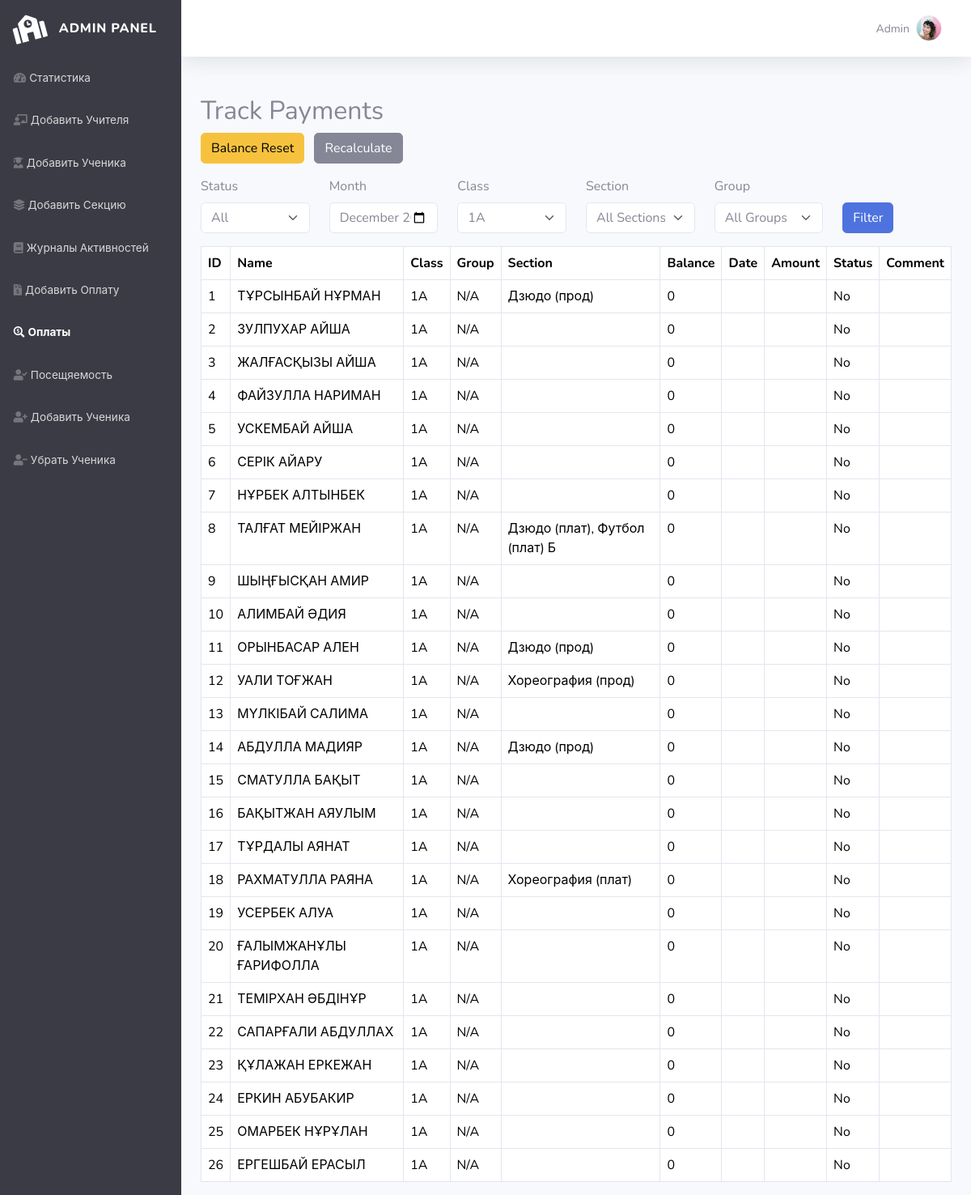
Screenshot of /php/public/admin/track_payments.php?class=1A (signed in) with the database file from the repository.
### tables this page shows
CREATE TABLE `students` (
  `student_id` int(11) NOT NULL,
  `student_surname` varchar(255) NOT NULL,
  `student_name` varchar(255) NOT NULL,
  `student_class` varchar(255) NOT NULL,
  `group_id` varchar(255) DEFAULT NULL,
  `add_info` varchar(255) DEFAULT NULL,
  `section_ids` longtext DEFAULT '["null", "null", "null", "null", "null"]' CHECK (json_valid(`section_ids`)),
  `balance` int(11) DEFAULT 0
);

### php/public/admin/track_payments.php (the view, shortened to what this page needs)
<?php
$conn = (new Database())->getConnection();
$class_query = "SELECT DISTINCT student_class FROM students ORDER BY student_class";
$classes = $conn->query($class_query)->fetchAll(PDO::FETCH_COLUMN);
$filter_status = $_GET['status'] ?? 'all';
$filter_date = $_GET['month'] ?? date('Y-m');
$filter_class = $_GET['class'] ?? '';
$payment_query = "
    SELECT students.student_id, students.student_surname, students.student_name, students.student_class,
           students.group_id, students.section_ids, students.balance, payment.payment_date, payment.amount,
           payment.is_paid, payment.add_info
    FROM students
    LEFT JOIN payment ON students.student_id = payment.student_id
    AND DATE_FORMAT(payment.payment_date, '%Y-%m') = :filter_date
    WHERE 1 = 1
";
if (!empty($filter_class)) {
    $payment_query .= " AND students.student_class = :filter_class";
}
$payment_stmt = $conn->prepare($payment_query);
$payment_stmt->bindParam(':filter_date', $filter_date);
if (!empty($filter_class)) $payment_stmt->bindParam(':filter_class', $filter_class);
$payment_stmt->execute();
$payments = $payment_stmt->fetchAll(PDO::FETCH_ASSOC);
function getSectionNames($conn, $section_ids_json)
{
    $section_ids = json_decode($section_ids_json, true);
    $placeholders = implode(',', array_fill(0, count($section_ids), '?'));
    $stmt = $conn->prepare("SELECT section_name FROM sections WHERE section_id IN ($placeholders)");
    $stmt->execute($section_ids);
    $section_names = $stmt->fetchAll(PDO::FETCH_COLUMN);
    return implode(', ', $section_names);
}
?>
<!DOCTYPE html>
<html lang="en">
<head>
    <link rel="stylesheet" href="../../assets/bootstrap/css/bootstrap.min.css">
    <link rel="stylesheet" href="../../assets/fonts/fontawesome-all.min.css">
</head>
<body id="page-top">
    <div id="wrapper">
        <nav class="navbar align-items-start sidebar sidebar-dark bg-dark p-0">
            <div class="container-fluid d-flex flex-column p-0">
                <a class="navbar-brand d-flex justify-content-center align-items-center sidebar-brand m-0" href="#">
                    <div class="sidebar-brand-icon rotate-n-15"><i class="fas fa-school"></i></div>
                    <div class="sidebar-brand-text mx-3"><span>Admin Panel</span></div>
                </a>
                <ul class="navbar-nav text-light" id="accordionSidebar">
                    <li class="nav-item"><a class="nav-link" href="dashboard.php"><i class="fas fa-tachometer-alt"></i><span>Статистика</span></a></li>
                    <li class="nav-item"><a class="nav-link" href="manage_teachers.php"><i class="fas fa-chalkboard-teacher"></i><span>Добавить Учителя</span></a></li>
                    <li class="nav-item"><a class="nav-link" href="manage_students.php"><i class="fas fa-user-graduate"></i><span>Добавить Ученика</span></a></li>
                    <li class="nav-item"><a class="nav-link" href="manage_sections.php"><i class="fas fa-layer-group"></i><span>Добавить Секцию</span></a></li>
                    <li class="nav-item"><a class="nav-link" href="log.php"><i class="fas fa-book"></i><span>Журналы Активностей</span></a></li>
                    <li class="nav-item"><a class="nav-link" href="manage_payments.php"><i class="fas fa-file-invoice-dollar"></i><span>Добавить Оплату</span></a></li>
                    <li class="nav-item"><a class="nav-link active" href="track_payments.php"><i class="fas fa-search-dollar"></i><span>Оплаты</span></a></li>
                    <li class="nav-item"><a class="nav-link" href="attendance.php"><i class="fas fa-user-check"></i><span>Посещяемость</span></a></li>
                    <li class="nav-item"><a class="nav-link" href="add_student.php"><i class="fas fa-user-plus"></i><span>Добавить Ученика</span></a></li>
                    <li class="nav-item"><a class="nav-link" href="remove_student.php"><i class="fas fa-user-minus"></i><span>Убрать Ученика</span></a></li>
                </ul>
            </div>
        </nav>
        <div class="d-flex flex-column" id="content-wrapper">
            <div id="content">
                <nav class="navbar navbar-expand bg-white shadow mb-4 topbar static-top navbar-light">
                    <div class="container-fluid">
                        <ul class="navbar-nav flex-nowrap ms-auto">
                            <li class="nav-item dropdown no-arrow">
                                <a class="dropdown-toggle nav-link" aria-expanded="false" data-bs-toggle="dropdown" href="#">
                                    <span class="d-none d-lg-inline me-2 text-gray-600 small">Admin</span>
                                    <img class="border rounded-circle img-profile" src="../../assets/img/avatars/avatar1.jpeg">
                                </a>
                            </li>
                        </ul>
                    </div>
                </nav>
                <div class="container mt-5">
                    <h2>Track Payments</h2>
                    <div class="row mb-3">
                        <div class="col-md-6">
                            <form method="POST" action="" id="resetForm" class="d-inline" onsubmit="return confirmReset();">
                                <button type="submit" name="reset_balance" class="btn btn-warning me-2">Balance Reset</button>
                            </form>
                            <button type="button" class="btn btn-secondary" id="discountButton">Recalculate</button>
                        </div>
                    </div>
                    <form method="GET" class="mb-3">
                        <div class="row">
                            <div class="col-md-2">
                                <label for="status" class="form-label">Status</label>
                                <select class="form-select" id="status" name="status">
                                    <option value="all" <?= $filter_status === 'all' ? 'selected' : '' ?>>All</option>
                                </select>
                            </div>
                            <div class="col-md-2">
                                <label for="month" class="form-label">Month</label>
                                <input type="month" class="form-control" id="month" name="month" value="<?= $filter_date ?>">
                            </div>
                            <div class="col-md-2">
                                <label for="class" class="form-label">Class</label>
                                <select class="form-select" id="class" name="class">
                                    <?php foreach ($classes as $class): ?>
                                        <option value="<?= $class ?>" <?= $filter_class === $class ? 'selected' : '' ?>><?= $class ?></option>
                                    <?php endforeach; ?>
                                </select>
                            </div>
                            <div class="col-md-2">
                                <label for="section" class="form-label">Section</label>
                                <select class="form-select" id="section" name="section">
                                    <option value="">All Sections</option>
                                </select>
                            </div>
                            <div class="col-md-2">
                                <label for="group" class="form-label">Group</label>
                                <select class="form-select" id="group" name="group">
                                    <option value="">All Groups</option>
                                </select>
                            </div>
                            <div class="col-md-2 align-self-end">
                                <button type="submit" class="btn btn-primary">Filter</button>
                            </div>
                        </div>
                    </form>
                    <table class="table table-bordered">
                    <thead>
                        <tr>
                            <th>ID</th>
                            <th>Name</th>
                            <th>Class</th>
                            <th>Group</th>
                            <th>Section</th>
                            <th>Balance</th>
                            <th>Date</th>
                            <th>Amount</th>
                            <th>Status</th>
                            <th>Comment</th>
                        </tr>
                    </thead>
                        <tbody>
                            <?php foreach ($payments as $payment): ?>
                                <tr>
                                    <td><?= $payment['student_id'] ?></td>
                                    <td><?= $payment['student_surname'] . ' ' . $payment['student_name'] ?></td>
                                    <td><?= $payment['student_class'] ?></td>
                                    <td><?= $payment['group_id'] ?? 'N/A' ?></td>
                                    <td><?= getSectionNames($conn, $payment['section_ids']) ?></td>
                                    <td><?= $payment['balance'] ?></td>
                                    <td><?= $payment['payment_date'] ?></td>
                                    <td><?= $payment['amount'] ?></td>
                                    <td><?= $payment['is_paid'] ? 'Yes' : 'No' ?></td>
                                    <td><?= $payment['add_info'] ?></td>
                                </tr>
                            <?php endforeach; ?>
                        </tbody>
                    </table>
                </div>
            </div>
        </div>
    </div>
</body>
</html>

### rows the page displays
students: student_id "1", student_surname "ТҰРСЫНБАЙ", student_name "НҰРМАН", student_class "1A", group "N/A", section_ids "Дзюдо (прод)", balance "0"
students: student_id "2", student_surname "ЗУЛПУХАР", student_name "АЙША", student_class "1A", group "N/A", balance "0"
students: student_id "3", student_surname "ЖАЛҒАСҚЫЗЫ", student_name "АЙША", student_class "1A", group "N/A", balance "0"
students: student_id "4", student_surname "ФАЙЗУЛЛА", student_name "НАРИМАН", student_class "1A", group "N/A", balance "0"
students: student_id "5", student_surname "УСКЕМБАЙ", student_name "АЙША", student_class "1A", group "N/A", balance "0"
students: student_id "6", student_surname "СЕРІК", student_name "АЙАРУ", student_class "1A", group "N/A", balance "0"
students: student_id "7", student_surname "НҰРБЕК", student_name "АЛТЫНБЕК", student_class "1A", group "N/A", balance "0"
students: student_id "8", student_surname "ТАЛҒАТ", student_name "МЕЙІРЖАН", student_class "1A", group "N/A", section_ids "Дзюдо (плат), Футбол (плат) Б", balance "0"
students: student_id "9", student_surname "ШЫҢҒЫСҚАН", student_name "АМИР", student_class "1A", group "N/A", balance "0"
students: student_id "10", student_surname "АЛИМБАЙ", student_name "ӘДИЯ", student_class "1A", group "N/A", balance "0"
students: student_id "11", student_surname "ОРЫНБАСАР", student_name "АЛЕН", student_class "1A", group "N/A", section_ids "Дзюдо (прод)", balance "0"
students: student_id "12", student_surname "УАЛИ", student_name "ТОҒЖАН", student_class "1A", group "N/A", section_ids "Хореография (прод)", balance "0"
students: student_id "13", student_surname "МҮЛКІБАЙ", student_name "САЛИМА", student_class "1A", group "N/A", balance "0"
students: student_id "14", student_surname "АБДУЛЛА", student_name "МАДИЯР", student_class "1A", group "N/A", section_ids "Дзюдо (прод)", balance "0"
students: student_id "15", student_surname "СМАТУЛЛА", student_name "БАҚЫТ", student_class "1A", group "N/A", balance "0"
students: student_id "16", student_surname "БАҚЫТЖАН", student_name "АЯУЛЫМ", student_class "1A", group "N/A", balance "0"
students: student_id "17", student_surname "ТҰРДАЛЫ", student_name "АЯНАТ", student_class "1A", group "N/A", balance "0"
students: student_id "18", student_surname "РАХМАТУЛЛА", student_name "РАЯНА", student_class "1A", group "N/A", section_ids "Хореография (плат)", balance "0"
students: student_id "19", student_surname "УСЕРБЕК", student_name "АЛУА", student_class "1A", group "N/A", balance "0"
students: student_id "20", student_surname "ҒАЛЫМЖАНҰЛЫ", student_name "ҒАРИФОЛЛА", student_class "1A", group "N/A", balance "0"
students: student_id "21", student_surname "ТЕМІРХАН", student_name "ӘБДІНҰР", student_class "1A", group "N/A", balance "0"
students: student_id "22", student_surname "САПАРҒАЛИ", student_name "АБДУЛЛАХ", student_class "1A", group "N/A", balance "0"
students: student_id "23", student_surname "ҚҰЛАЖАН", student_name "ЕРКЕЖАН", student_class "1A", group "N/A", balance "0"
students: student_id "24", student_surname "ЕРКИН", student_name "АБУБАКИР", student_class "1A", group "N/A", balance "0"
students: student_id "25", student_surname "ОМАРБЕК", student_name "НҰРҰЛАН", student_class "1A", group "N/A", balance "0"
students: student_id "26", student_surname "ЕРГЕШБАЙ", student_name "ЕРАСЫЛ", student_class "1A", group "N/A", balance "0"

### other values shown
form field class "1A"
